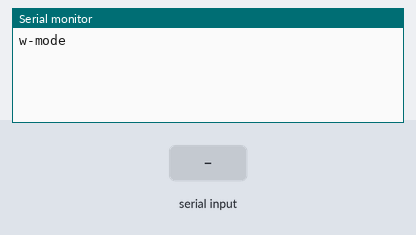
Bench run of a sketch on a simulated Arduino Uno, built with avr-gcc and run on an emulated ATmega328P. Parts: the last lines printed to the serial monitor. Inputs (shaded band) come from the test bench. No radio packets arrive unless stated.

Above: at 1.2 s.
1.3 s: "1" received over Serial
At 2.4 s:
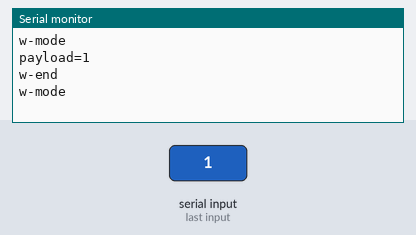
2.8 s: "0" received over Serial
At 3.6 s:
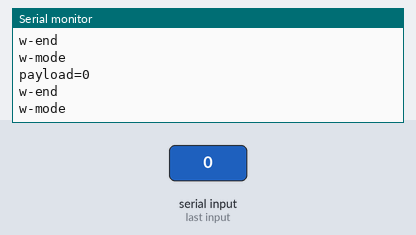
4.3 s: "2" received over Serial
At 4.7 s:
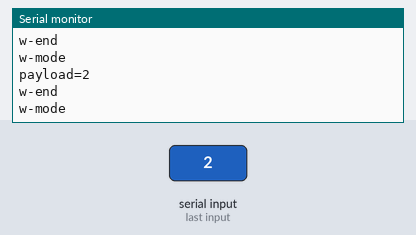

The sketch:

RfCo_V2.ino
```cpp
#include <nRF24L01.h>
#include <RF24.h>
#include <RF24_config.h>
#include <SPI.h>

char msg[16];

RF24 radio(9,10);
byte addresses[][6] = {"1Node","2Node"};

bool sw=0;//If is node connected to computer 1 marks priority.
bool radioNumber = 0;
char dare=0,s=0;
void setup(void){
  Serial.begin(115200);
  radio.begin();

  if(radioNumber){
    radio.openWritingPipe(addresses[1]);        // Both radios listen on the same pipes by default, but opposite addresses
    radio.openReadingPipe(1,addresses[0]);      // Open a reading pipe on address 0, pipe 1
  }else{
    radio.openWritingPipe(addresses[0]);
    radio.openReadingPipe(1,addresses[1]);
  }
  radio.startListening();                       // Start listening


}

void loop(void){

  //Serial.print("sender=");
  //Serial.println(sw);
    radio.stopListening();
    Serial.println("w-mode");
    while(!Serial.available()){}
    do{
    if(Serial.available()){
      radio.write(s=Serial.read(), sizeof(char));
      Serial.print("payload=");
      Serial.println(s);
    }
    }while(Serial.available());
    Serial.println("w-end");

}
```

Measured:
- after the input at 1.3 s, the serial monitor: prints a new line at once (image 1)
- after the input at 2.8 s, the serial monitor: prints a new line at once (image 2)
- after the input at 4.3 s, the serial monitor: prints a new line at once (image 3)
